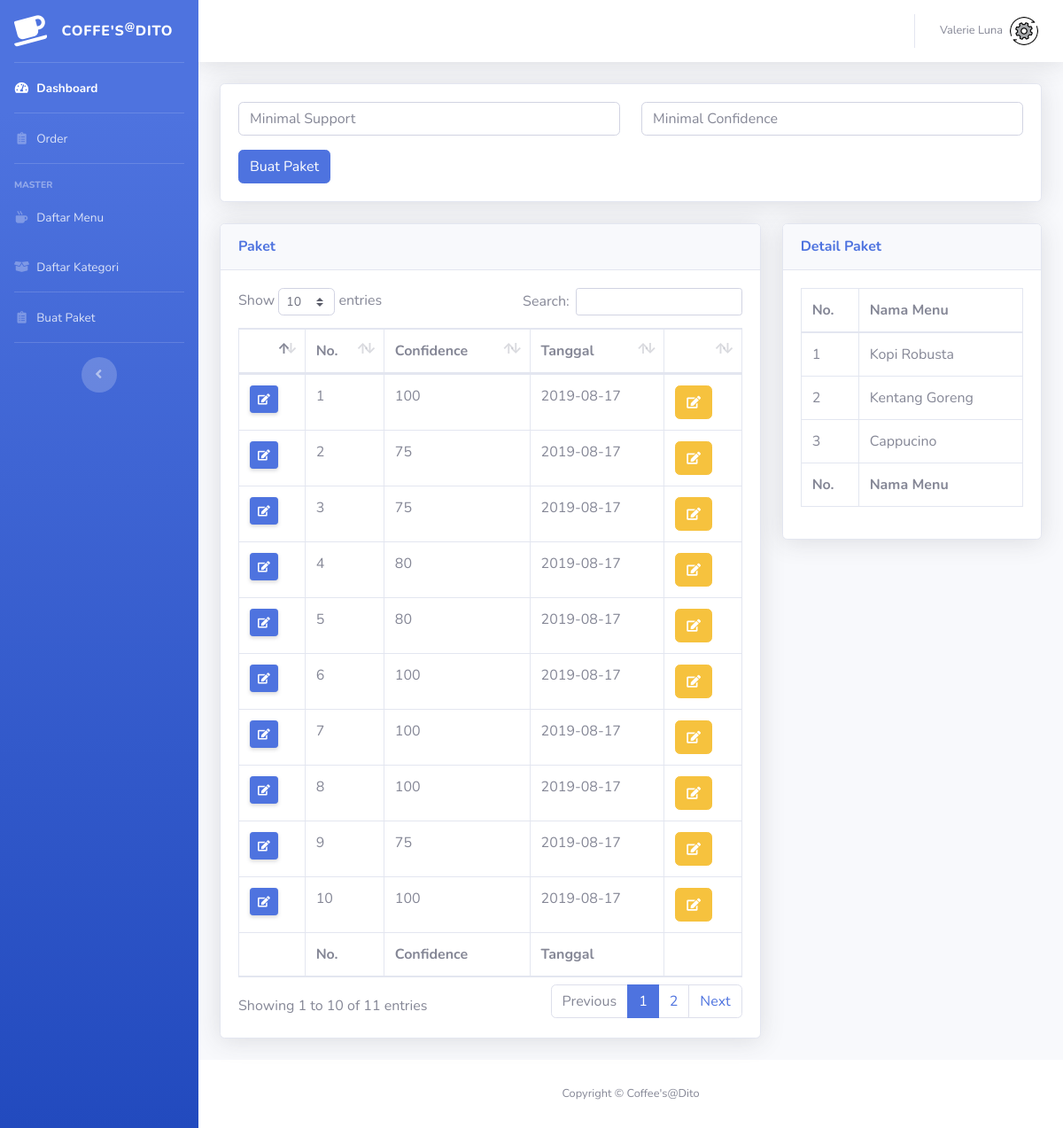
The page /index.php/apriori/detail_assoc/3 on the database its author committed.
### tables this page shows
CREATE TABLE `temp_assoc` (
  `id_assoc` int(11) NOT NULL,
  `confidence` int(11) NOT NULL,
  `tgl_assoc` date NOT NULL
);

CREATE TABLE `menu` (
  `id_menu` int(11) NOT NULL,
  `nama_menu` varchar(20) NOT NULL,
  `kode` varchar(10) NOT NULL,
  `id_group` int(11) NOT NULL,
  `id_paket` int(11) NOT NULL,
  `harga` int(11) NOT NULL,
  `disct_` int(11) NOT NULL,
  `gross_amount` int(11) NOT NULL,
  `gambar` varchar(200) NOT NULL
);

### application/controllers/Apriori.php (called while the page is built, shortened)
<?php
class Apriori extends CI_Controller {
	public function detail_assoc($id){
		$data['page'] = 'Buat Paket';
		$data['assoc'] = $this->model->get_assoc()->result();
		$data['kategori'] = $this->model->getAll('menu_grup')->result();
		$data['detail'] = $this->model->get_detail_assoc($id)->result();
		$data['content'] = 'pages/Buat_paket';
		$this->load->view('template/main', $data);
	}
}

### index.php (called while the page is built, shortened)
<?php
require_once BASEPATH.'core/CodeIgniter.php';

### application/models/model.php (called while the page is built, shortened)
<?php
class Model extends CI_Model {
	public function get_assoc()
	{
		$this->db->select('*');
		$this->db->from('temp_assoc');
		return $this->db->get();
	}
	public function get_detail_assoc($id) {
		$this->db->select('a.nama_menu');
		$this->db->from('menu a');
		$this->db->join('temp_assoc_detail b', 'b.kode = a.kode', 'left');
		$this->db->where('b.id_assoc', $id);
		return $this->db->get();
	}
}

### application/views/pages/Buat_paket.php (the view, shortened to what this page needs)
<div class="row">
    <div class="col-xl-12 col-lg-7">
      <div class="card shadow mb-4">
        <div class="card-body">
            <form action="<?php echo base_url('index.php/apriori/start') ?>" method="post">
              <div class="form-group row">
                <div class="col-sm-6 mb-3 mb-sm-0">
                  <input type="text" name="min_sup" class="form-control" placeholder="Minimal Support" required>
                </div>
                <div class="col-sm-6">
                  <input type="text" name="min_conf" class="form-control" placeholder="Minimal Confidence" required>
                </div>
              </div>
              <div class="">
                <button class="btn btn-primary" type="submit">Buat Paket</button>
              </div>
            </form>
        </div>
      </div>
    </div>
  </div>
  <div class="row">
    <div class="col-xl-8 col-lg-7">
      <div class="card shadow mb-4">
        <div class="card-header py-3">
          <h6 class="m-0 font-weight-bold text-primary">Paket</h6>
        </div>
        <div class="card-body">
          <div class="table-responsive">
            <table class="table table-bordered" id="dataTable" width="100%" cellspacing="0">
              <thead>
                <tr>
                    <tr>
                      <th></th>
                      <th>No.</th>
                      <th>Confidence</th>
                      <th>Tanggal</th>
                      <th></th>
                    </tr>
                </tr>
              </thead>
              <tfoot>
                    <tr>
                      <th></th>
                      <th>No.</th>
                      <th>Confidence</th>
                      <th>Tanggal</th>
                      <th></th>
                    </tr>
                </tfoot>
                <tbody>
                    <?php
                        $no = 1;
                        foreach ($assoc as $data) {
                    ?>
                    <tr>
                        <td>
                            <div class="btn-group" role="group" aria-label="Basic example">
                                <a href="#" class="d-none d-sm-inline-block btn btn-sm btn-primary shadow-sm open-AddBookDialog" data-toggle="modal" data-target="#inputPaket" data-id="<?php echo $data->id_assoc ?>">
                                    <i class="fas fa-edit fa-sm"></i>
                                </a>
                            </div>
                        </td>
                        <td><?php echo $no++ ?></td>
                        <td><?php echo $data->confidence ?></td>
                        <td><?php echo $data->tgl_assoc ?></td>
                        <td>
                            <div class="btn-group" role="group" aria-label="Basic example">
                                <a href="<?php echo base_url('index.php/apriori/detail_assoc/'.$data->id_assoc) ?>" class="btn btn-warning">
                                    <i class="fas fa-edit fa-sm"></i>
                                </a>
                            </div>
                        </td>
                    </tr>
                    <?php
                        }
                    ?>
                </tbody>
            </table>
          </div>
        </div>
      </div>
    </div>
    <div class="col-xl-4 col-lg-7">
      <div class="card shadow mb-4">
        <div class="card-header py-3">
          <h6 class="m-0 font-weight-bold text-primary">Detail Paket</h6>
        </div>
        <div class="card-body">
          <div class="table-responsive">
            <table class="table table-bordered" id="dataTable" width="100%" cellspacing="0">
              <thead>
                <tr>
                    <tr>
                      <th>No.</th>
                      <th>Nama Menu</th>
                    </tr>
                </tr>
              </thead>
              <tfoot>
                    <tr>
                      <th>No.</th>
                      <th>Nama Menu</th>
                    </tr>
                </tfoot>
                <tbody>
                    <?php
                        $no = 1;
                        foreach ($detail as $data) {
                    ?>
                    <tr>
                        <td><?php echo $no++ ?></td>
                        <td><?php echo $data->nama_menu ?></td>
                    </tr>
                    <?php
                        }
                    ?>
                </tbody>
            </table>
          </div>
        </div>
      </div>
    </div>
</div>

### rows shown on the page
temp_assoc: confidence "100", tgl_assoc "2019-08-17"
temp_assoc: confidence "75", tgl_assoc "2019-08-17"
temp_assoc: confidence "75", tgl_assoc "2019-08-17"
temp_assoc: confidence "80", tgl_assoc "2019-08-17"
temp_assoc: confidence "80", tgl_assoc "2019-08-17"
temp_assoc: confidence "100", tgl_assoc "2019-08-17"
temp_assoc: confidence "100", tgl_assoc "2019-08-17"
temp_assoc: confidence "100", tgl_assoc "2019-08-17"
temp_assoc: confidence "75", tgl_assoc "2019-08-17"
temp_assoc: confidence "100", tgl_assoc "2019-08-17"
menu: nama_menu "Kopi Robusta"
menu: nama_menu "Kentang Goreng"
menu: nama_menu "Cappucino"
